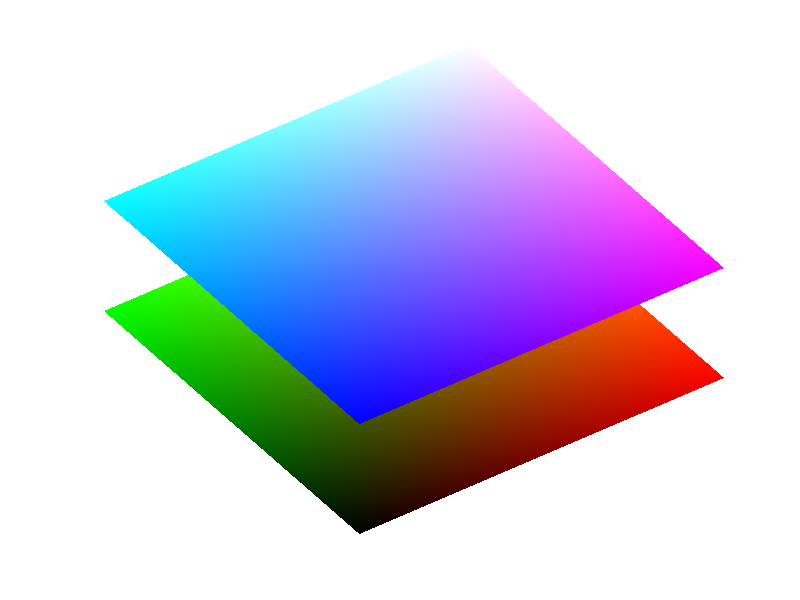

The MATLAB script that drew this image: (Note: this script raises an error after producing the figure.)
% Coordinate box for volume rendering
% Extremely slow, but this is how it can be done... directly on GPU
% For cpu- To rotate the volume first is likely to be much better.
% Dirk-Jan Kroons code seems good at this. Cris has also some good code.

% Need to capture coordinate box with more than 8 bit resolution!
% Use view() to get the transformation matrix instead maybee.



close all

%V=df_readTif('~/data/310715_iMB2/a594_001.tif');
%V = double(V(1000:1050, 1000:1050, :));

bbx = [0, 50, 0, 50, 0, 50];
vertices = [ 0 0 0
             1 0 0 
             0 1 0
             1 1 0 % Top
             0 0 1
             1 0 1
             0 1 1 
             1 1 1 ]; % bottom

faces = [1, 2, 3; 2 3 4 ; ... % Top
         5, 6, 7; 6 7 8]; % Bottom
     % Left 
     % Right
     % Front
     % Back
         
for kk = 1:3
    vertices(:,kk) = vertices(:,kk)*(bbx(2*kk)-bbx(2*kk-1));
    vertices(:,kk) = vertices(:,kk)+bbx(2*kk-1);
end

figure
view(-35,68)
axis off
p = patch('Faces', faces(1:2,1:3), 'Vertices', vertices, ...
            'FaceColor', 'Interp', ...
            'FaceVertexCData', vertices, ...
            'EdgeColor', 'none') 
        hold on
p = patch('Faces', faces(3:4,1:3), 'Vertices', vertices, ...
            'FaceColor', 'Interp', ...
            'FaceVertexCData', vertices, ...
            'EdgeColor', 'none');      

pause
[a, b]=view();
t1 = [cos(a), 0, -sin(a), 0;0, 1, 0, 0; sin(a), 0, cos(a), 0; 0,0,0,1];
t2 = [1, 0, 0, 0; 0, cos(b), -sin(b), 0; 0, sin(b), cos(b), 0; 0,0,0,1];
T = affine3d(t1*t2);
v = view
v(1:3,4)=0;
v(4,1:3)=0;

T = affine3d(v);
V2 = imwarp(V, T);
V2t = imwarp(1+0*V, T);
figure, imagesc(sum(V2, 3)./sum(V2t, 3))

pause
figure         
view(a,b)
axis off
p = patch('Faces', faces(1:2,1:3), 'Vertices', vertices, ...
            'FaceColor', 'Interp', ...
            'FaceVertexCData', vertices, ...
            'EdgeColor', 'none') 
        hold on

        c1 = getframe(); % 8 bit...
        c1 = c1.cdata;

figure
view(a,b)
axis off
p = patch('Faces', faces(3:4,1:3), 'Vertices', vertices, ...
            'FaceColor', 'Interp', ...
            'FaceVertexCData', vertices, ...
            'EdgeColor', 'none');      

c2 = getframe(); % 8 bit...
c2 = c2.cdata;
        
figure
x1 = c1(:,:,1); x1 = double(x1(:))/255*50;
x2 = c2(:,:,1); x2 = double(x2(:))/255*50;
y1 = c1(:,:,2); y1 = double(y1(:))/255*50;
y2 = c2(:,:,2); y2 = double(y2(:))/255*50;
z1 = c1(:,:,3); z1 = double(z1(:))/255*50;
z2 = c2(:,:,3); z2 = double(z2(:))/255*50;
I = double(0*c1(:,:,1));
for kk = 1:numel(x1)
    progressbar(kk, numel(x1))
    if((abs(z1(kk)-z2(kk))+abs(x1(kk)-x2(kk)))>0)
    lx = linspace(x1(kk), x2(kk), 10);
    ly = linspace(y1(kk), y2(kk), 10);
    lz = linspace(z1(kk), z2(kk), 10);
    t = interpn(V, lx, ly, lz, 'nearest');
    I(kk) = max(t(:));
    end
end

figure, imagesc(reshape(I, size(c2,1), size(c2,2)))
colormap gray
